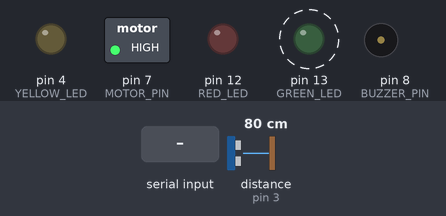
Simulated run of this sketch. Board: Arduino Uno, built with avr-gcc and run on an emulated ATmega328P. Shown: switched loads named in the sketch (green lamp = pin HIGH), output pins drawn as LEDs (lit = HIGH), buzzer (waves = sounding). Wiring (inferred from the names in the program): ultrasonic range finder: trigger pin 2; echo pin 3. Dashed ring = blinking. Inputs (shaded band) come from the test bench; at power-on: distance to the obstacle (sensor on pin 3) 80 cm. The echo pulse lasts 58.3 µs per cm; random numbers use the default seed unless the sketch sets one; pins used as bus, display or sensor lines are not drawn; what the sketch prints to the serial monitor is not drawn.

Above: at 1.2 s.
1.3 s: "A" received over Serial
At 1.63 s:
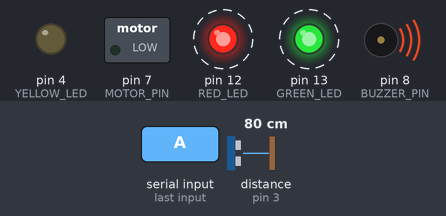
4.3 s: distance to the obstacle (sensor on pin 3) set to 4 cm
At 4.9 s:
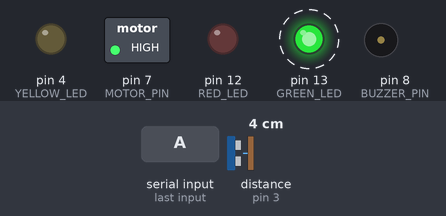
7.3 s: "I" received over Serial
At 7.6 s:
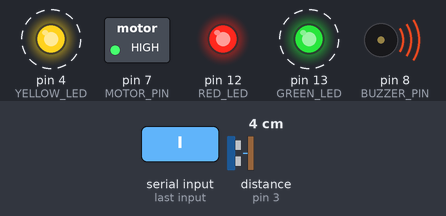
10.3 s: distance to the obstacle (sensor on pin 3) set to 13 cm
13.3 s: distance to the obstacle (sensor on pin 3) set to 17 cm
16.3 s: distance to the obstacle (sensor on pin 3) set to 2 cm
At 16.91 s:
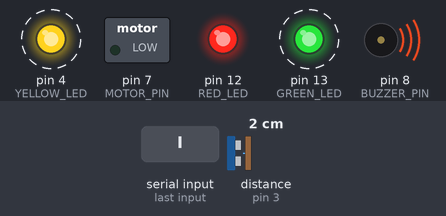
Timing chart, 0 to 30.3 s (numbered marks = the images above; inputs shaded):
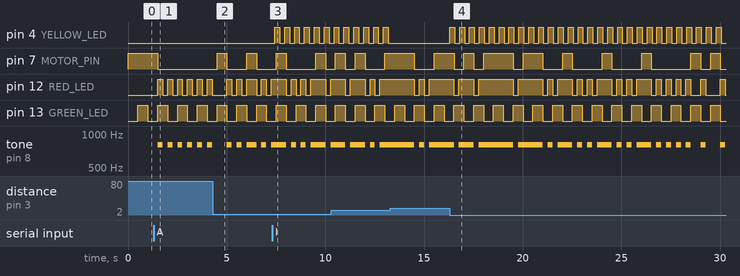

The sketch:

simulation.ino
```cpp
/************* INCLUDES *************/

/************* DEFINES *************/
#define GREEN_LED 13
#define RED_LED 12
#define YELLOW_LED 4
#define BUZZER_PIN 8
#define TRIG_PIN 2
#define ECHO_PIN 3
#define MOTOR_PIN 7
#define CONSUMPTION_LIMIT 400
#define DISTANCE_LIMIT 15.0

/************* VARIABLES *************/
bool isAlertDistanceOn = false;
bool isAlertConsoOn = false;
bool alertDistanceState = false;
bool alertConsoState = false;
unsigned long previousMillisAlertDistance = 0;

long dureeDistance;
float distance;

unsigned long previousMillisNumber = 0;
unsigned long intervalNumber = 500;

unsigned long previousMillisHourly = 0;
unsigned long intervalHourly = 500;
float totalPappHourly = 0.0;
unsigned int pappCounterHourly = 0;
unsigned long currentMillisHourly = 0;

long newNumber = 0;
long number = 0;

unsigned long previousBlinkMillis = 0;
const long blinkInterval = 500;
boolean blinkState = false;

unsigned long previousMillisAlertConso = 0;
const long intervalAlert = 250;
boolean ledStateAlertConso = false;
boolean ledStateAlertDistance = false;
boolean buzzerStateAlert = false;

/************* FUNCTIONS *************/
long getNumber() {                                                      // LINKY SIMULATION
  unsigned long currentMillis = millis();                               // get actual time
  if (currentMillis - previousMillisNumber >= intervalNumber) {         // check if delay is exceeded
    previousMillisNumber = currentMillis;                               // store current time as the last change
    return(random(300, 600));                                           // return a random number between 300 and 600 VA
  } else {                                                              // if delay not exceeded
  	return(long(0));                                                    // return 0
  }
}

void blink() {                                                          // POWER LED BLINKING
  unsigned long currentMillis = millis();                               // get actual time
  if (currentMillis - previousBlinkMillis >= blinkInterval) {           // check if delay is exceeded
    previousBlinkMillis = currentMillis;                                // store current time as the last change
    blinkState = !blinkState;                                           // invert led state
    digitalWrite(GREEN_LED, blinkState);                                // write the new state
  }
}

void alertConso() {                                                     // CONSUMPTION ALERT
  unsigned long currentMillis = millis();                               // get actual time
  if (currentMillis - previousMillisAlertConso >= intervalAlert) {      // check if delay is exceeded
    previousMillisAlertConso = currentMillis;                           // store current time as the last change
    ledStateAlertConso = !ledStateAlertConso;                           // invert led state
    buzzerStateAlert = !buzzerStateAlert;                               // invert buzzer state
    digitalWrite(RED_LED, ledStateAlertConso);                          // write the new state
    Serial.println("Alerte ! Consommation anormale " + String(number) + "W !");
    if(buzzerStateAlert) {
      tone(BUZZER_PIN,800);                                             // turn the buzzer on
    } else {
      noTone(BUZZER_PIN);                                               // or turn it off
    }
  }
}

void alertDistance() {                                                  // DISTANCE ALLERT
  unsigned long currentMillis = millis();                               // get actual time
  if (currentMillis - previousMillisAlertDistance >= intervalAlert) {   // check if delay is exceeded
    previousMillisAlertDistance = currentMillis;                        // store current time as the last change
    ledStateAlertDistance = !ledStateAlertDistance;                     // invert led state
    digitalWrite(YELLOW_LED, ledStateAlertDistance);                    // write the new state
    Serial.println();
    Serial.println("Alerte intrusion !");                               // write the alert in the serial
  }
}

/************* SETUP *************/
void setup() {
  Serial.begin(9600);
  pinMode(GREEN_LED, OUTPUT);
  pinMode(RED_LED, OUTPUT);
  pinMode(YELLOW_LED, OUTPUT);
  pinMode(BUZZER_PIN, OUTPUT);
  pinMode(TRIG_PIN, OUTPUT);
  pinMode(ECHO_PIN, INPUT);
  pinMode(MOTOR_PIN, OUTPUT);
  digitalWrite(MOTOR_PIN, HIGH);                                        // turn the motor on
  Serial.println("Entrez 'M' pour voir les moyennes de consommation, 'A' pour activer/desactiver l'alerte de consommation et 'I' pour activer/desactiver l'alerte d'intrusion");
}

/************* LOOP *************/
void loop() {
  digitalWrite(TRIG_PIN, LOW);                                          // measure the distance
  delayMicroseconds(5);
  digitalWrite(TRIG_PIN, HIGH);
  delayMicroseconds(10);
  digitalWrite(TRIG_PIN, LOW);
  dureeDistance = pulseIn(ECHO_PIN, HIGH);
  distance = dureeDistance * 0.017;

  if(distance < DISTANCE_LIMIT) {                                       // turn the alert on or off
    alertDistanceState = true;
  } else {
  	alertDistanceState = false;
  }

  blink();                                                              // blink the power led
  newNumber = getNumber();                                              // generate a new number for linky simulation

  if (newNumber != 0) {                                                 // if we get a new number
    number = newNumber;

  	currentMillisHourly = millis();
  	if(currentMillisHourly - previousMillisHourly >= intervalHourly) {  // display hourly, daily and monthly averages
    	previousMillisHourly = currentMillisHourly;

    	totalPappHourly += number;
    	pappCounterHourly += 1;
  	}
  }

  if(number > CONSUMPTION_LIMIT) {                                     // if we reach the consumption threshold
    alertConsoState = true;                                            // change alert state
  } else {
  	alertConsoState = false;
  }

  if(alertDistanceState && isAlertDistanceOn) {                        // call alerts if needed
  	alertDistance();
  }
  if(alertConsoState && isAlertConsoOn) {
  	alertConso();
    digitalWrite(MOTOR_PIN, LOW);
  } else {
  	digitalWrite(MOTOR_PIN, HIGH);
  }

  if(Serial.available() > 0) {
    char input = Serial.read();
    if(input == 'M') {
      float moyenneHourly = totalPappHourly / (float)pappCounterHourly / 1000;
      Serial.println();
      Serial.println("Nombre d'enregistrements : " + String(pappCounterHourly));
      Serial.println();
      Serial.println("Consommation actuelle : " + String(number) + "W");
      Serial.println("Moyenne horraire : " + String(moyenneHourly) + "kWh/heure");
      Serial.println("Moyenne journaliere : " + String(moyenneHourly*24) + "kWh/jour");
      Serial.println("Moyenne mensuelle : " + String(moyenneHourly*24*31) + "kWh/mois");
    }
    if(input == 'A') {
      isAlertConsoOn = !isAlertConsoOn;
      if(isAlertConsoOn) {
        Serial.println("L'alerte de consommation est activee");
      } else {
        Serial.println("L'alerte de consommation est desactivee");
      }
    }
    if(input == 'I') {
      isAlertDistanceOn = !isAlertDistanceOn;
      if(isAlertDistanceOn) {
        Serial.println("L'alerte d'intrustion est activee");
      } else {
        Serial.println("L'alerte d'intrustion est desactivee");
      }
    }
    Serial.println("Entrez 'M' pour voir les moyennes de consommation, 'A' pour activer/desactiver l'alerte de consommation et 'I' pour activer/desactiver l'alerte d'intrusion");
  }
}
```

Measured:
- after the input at 1.3 s, pin 7 (MOTOR_PIN): HIGH → LOW after 0.21 s; pin 12 (RED_LED): alternates HIGH for 0.25 s and LOW for 0.25 s, starting after 0.21 s; tone on pin 8 (BUZZER_PIN): alternates 800 Hz for 0.25 s and silent for 0.25 s, starting after 0.21 s
- after the input at 7.3 s, pin 4 (YELLOW_LED): alternates HIGH for 0.25 s and LOW for 0.25 s, starting after 0.14 s
- after the input at 16.3 s, pin 4 (YELLOW_LED): alternates HIGH for 0.25 s and LOW for 0.25 s, starting at once
- by itself, pin 13 (GREEN_LED): alternates HIGH for 0.50 s and LOW for 0.50 s
